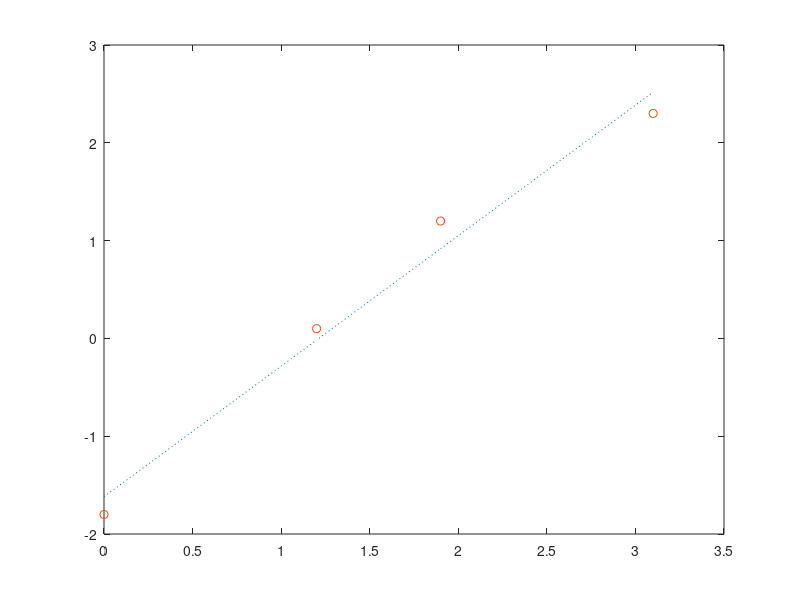

Write MATLAB code to recreate this figure.
function [p]=Polyfit_14()
x = [0. 1.2 1.9 3.1]
y = [-1.8 0.1 1.2 2.3]
p = polyfit(x,y,1)
py = p(1) * x + p(2)
plot(x, py, ':')
hold on
plot(x,y, 'o')
hold off